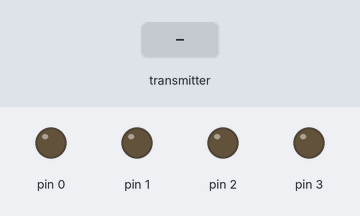
This sketch was run on a simulated Arduino Uno, built with avr-gcc and run on an emulated ATmega328P. Shown: output pins drawn as LEDs (lit = HIGH). The test bench sets the inputs (shaded band). No radio packets arrive unless stated.

Above: at 1.2 s.
1.3 s: the transmitter starts sending data = 255
At 2.1 s:
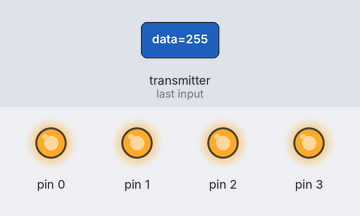
2.8 s: the transmitter starts sending data = 0
At 3.3 s:
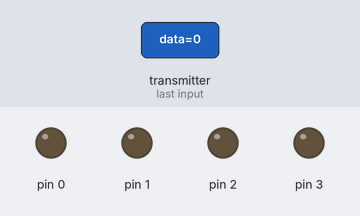
Timing chart, 0 to 5.8 s (numbered marks = the images above; inputs shaded):
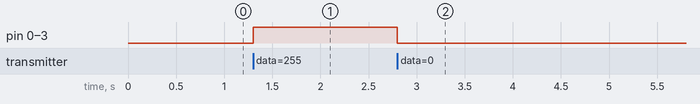

Measured:
- after the input at 1.3 s, pin 0–3: LOW → HIGH at once
- after the input at 2.8 s, pin 0–3: HIGH → LOW at once

The sketch:

NRF_Receiver.ino
```cpp
// PROJECT: NRF Simple V2
// PURPOSE: A receiver NRF
// DEVICE:  Arduino
// AUTHOR:  Daniel
// DATE:    2019-02-05

#include <RF24.h>

RF24 radio(7, 8); // CE, CSN
const byte address[6] = "00001";
uint8_t data;

void setup() {
  radio.begin();
  radio.openReadingPipe(0, address);  // Give channel to communicate on
  radio.setPALevel(RF24_PA_MIN);      // Set PA level
  radio.startListening();             // Set to be receiver
  DDRD = 0x0F;                        // Set LEDs to output

}
void loop() {
  if (radio.available()) {
    radio.read(&data, sizeof(data));  // Read in the data when it is available
    PORTD = data;                     // Output the values onto the LEDs
  }
}

/*

  radio.openReadingPipe(uint8_t child, uint64_t address) {
    memcpy(pipe0_reading_address,&address,addr_width);
  }

  radio.startListening(void) {
    write_register(NRF_CONFIG, read_register(NRF_CONFIG) | _BV(PRIM_RX));
    write_register(NRF_STATUS, _BV(RX_DR) | _BV(TX_DS) | _BV(MAX_RT) );
    digitalWrite(ce_pin, HIGH);

    // Restore the pipe0 adddress, if exists
    write_register(RX_ADDR_P0, pipe0_reading_address, addr_width);

    // Flush buffers
    //flush_rx();
    if(read_register(FEATURE) & _BV(EN_ACK_PAY)){
      flush_tx();
    }
  }

  radio.read(void* buf, uint8_t len) {
    // Fetch the payload
    read_payload( buf, len );

    //Clear the two possible interrupt flags with one command
    write_register(NRF_STATUS,_BV(RX_DR) | _BV(MAX_RT) | _BV(TX_DS) );
  }

  uint8_t read_payload(void* buf, uint8_t data_len) {
    uint8_t status;
    uint8_t* current = reinterpret_cast<uint8_t*>(buf);

    if(data_len > payload_size) data_len = payload_size;
    uint8_t blank_len = dynamic_payloads_enabled ? 0 : payload_size - data_len;

    beginTransaction();
    status = _SPI.transfer( R_RX_PAYLOAD );
    while ( data_len-- ) {
      *current++ = _SPI.transfer(0xFF);
    }
    while ( blank_len-- ) {
      _SPI.transfer(0xff);
    }
    endTransaction();

    return status;
  }
*/
```
